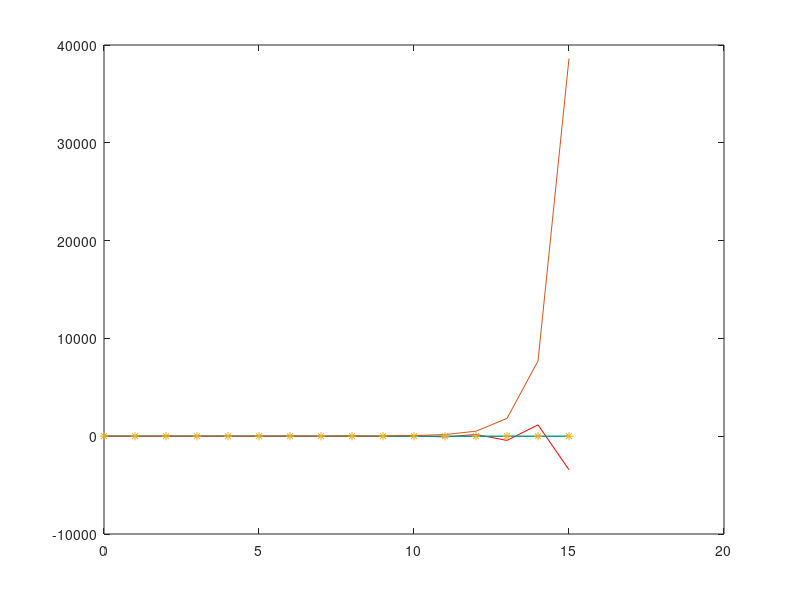

Reproduce this figure in MATLAB.
clear all 
clc
function re=f(x) 
  re=2+0.01*x.^2
end
sep=1
x01=[0:sep:15]
x05=[0,0.5,15];
x10=[0,1,15];

y=[4]
for i=1:length(x01)-1;
  y=[y,y(1,i)-sep*y(1,i)*f(x01(1,i))];
end
plot(x01,y,"r");
hold;
yback=[4];
for i=1:length(x01)-1;
  yback=[yback,yback(1,i)/(1+sep*f(x01(1,i+1)))];
end;
plot(x01,yback,"g");
yt=[4]
for i=1:length(x01)-1;
  yt=[yt,(yt(1,i)-sep*yt(1,i)*1/2*f(x01(1,i)))/(1+1/2*sep*f(x01(1,i+1)))];
end
plot(x01,yt);
yrq2=[4];
for i=1:length(x01)-1
  k1=sep*yrq2(1,i)*(-f(x01(1,i)));
  k2=sep*(yrq2(1,i)+0.5*k1)*(-f(x01(1,i)+sep*0.5));
  yrq2=[yrq2,yrq2(1,i)+k2];
end
plot(x01,yrq2)
yrq4=[4]
for i=1:length(x01)-1
   k1=sep*yrq4(1,i)*(-f(x01(1,i)));
   k2=sep*(yrq4(1,i)+0.5*k1)*(-f(x01(1,i)+sep*0.5));
   k3=sep*(yrq4(1,i)+0.5*k2)*(-f(x01(1,i)+sep*0.5));
   k4=sep*(yrq4(1,i)+k1)*(-f(x01(1,i)+sep));
   yrq4=[yrq4,yrq4(1,i)+1/6*k1+1/3*(k2+k3)+1/6*k4];
end
plot(x01,yrq4,"*")

